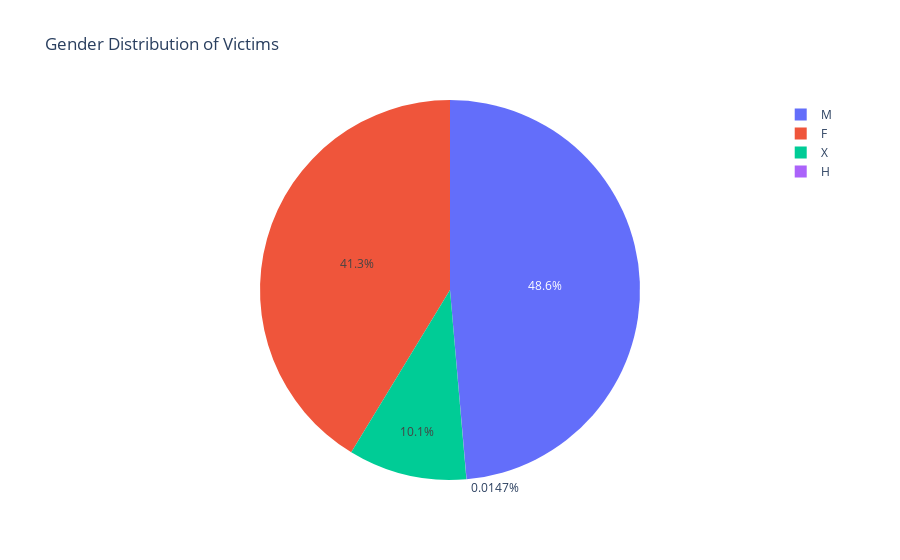

This figure's notebook cell:
### Markdown cell above
#### Gender-Based Victimization Analysis

### Code cell
gender_count = crime_df['Vict Sex'].value_counts()
total_victim = len(crime_df)
gender_percent = gender_count/total_victim * 100

gender_pie = px.pie(values=gender_percent, names=gender_percent.index, title='Gender Distribution of Victims')
gender_pie.show()

### Figure 1 — Plotly figure (JSON) as saved in the notebook; plotly's stock layout.template omitted (floating-point values rounded to 4 significant figures)
{"data": [{"domain": {"x": [0, 1], "y": [0, 1]}, "hovertemplate": "label=%{label}<br>value=%{value}<extra></extra>", "labels": ["M", "F", "X", "H"], "legendgroup": "", "name": "", "showlegend": true, "values": [42.06, 35.74, 8.72, 0.01275], "type": "pie"}], "layout": {"legend": {"tracegroupgap": 0}, "title": {"text": "Gender Distribution of Victims"}}}
